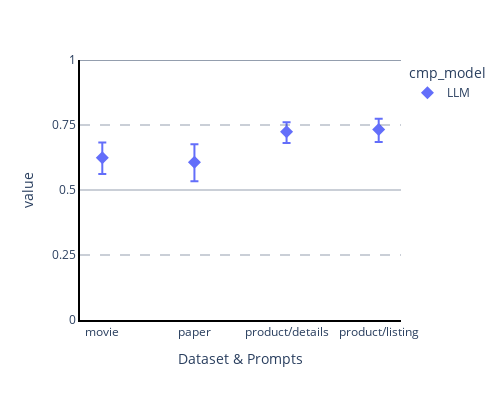

The notebook cell saved with this chart:
### Code cell
df = df2.copy()
df["cmp_model"] = df.cmp_model.apply(lambda x: "Humans" if x == "Humans" else "LLM")
def f1(x):
    return (x["value"] * x["size"]).sum() / x["size"].sum()
g = df.groupby(["cmp_model", "title"])
df = pd.DataFrame({"value": g.apply(f1, include_groups=False), "size": g["size"].sum()}).reset_index()
df[["ci0", "ci1"]] = df2.apply(lambda x: compute_ci(x["value"], x["size"]), axis=1, result_type='expand')
df["offset"] = df.cmp_model.apply(lambda x: -0.1 if x == "Humans" else 0)
df.sort_values("cmp_model")
etype_order = {etype: i for i, etype in sorted(enumerate(df["title"].unique()))}
df["title_numeric"] = df["title"].map(etype_order)
df["xindex"] = df["title_numeric"] + df["offset"]
syms = ["circle", "square", "diamond", "x", "triangle-left", "triangle-up", "triangle-down", "star", "pentagon"]
symbol_map = { name: s for name, s in zip(OFFSET_NAMES, syms) }
fig = px.scatter(df, y="value", x="xindex", error_y="ci1", error_y_minus="ci0", symbol="cmp_model", color="cmp_model", width=500, height=400, labels={"xindex": "Dataset & Prompts", "gen_name": "Generator"}, symbol_map=symbol_map)
data = list(fig.data)
data.sort(key=lambda x: x.name)
fig.data = tuple(data)
fig.data
fig.update_traces(marker=dict(size=10))
fig.update_yaxes(range=[0, 1], dtick = 0.25)
fig.update_layout(
    plot_bgcolor="rgba(0, 0, 0, 0)",
)

fig.update_xaxes(
    tickvals=list(etype_order.values()),
    ticktext=list(etype_order.keys()))
fig.add_hline(0.5, line_width=0.5)
fig.add_hline(1, line_width=1)
fig.add_hline(0.25, line_width=0.5, line_dash="10px 10px")
fig.add_hline(0.75, line_width=0.5, line_dash="10px 10px")

fig.update_xaxes(showline=True, linewidth=2, linecolor='black', mirror=False)
fig.update_yaxes(showline=True, linewidth=2, linecolor='black', mirror=False)
fig.for_each_annotation(lambda a: a.update(text=a.text.replace("=", " ")))
#fig.update_layout(legend={"xanchor": "center", "x": 0.5, "y": 1.0})

### Figure 1 — Plotly figure (JSON) as saved in the notebook; plotly's stock layout.template omitted (floating-point values rounded to 4 significant figures)
{"data": [{"error_y": {"array": [0.05894, 0.0696, 0.03661, 0.04149], "arrayminus": [0.0628, 0.0727, 0.04357, 0.04784]}, "hovertemplate": "cmp_model=LLM<br>Dataset & Prompts=%{x}<br>value=%{y}<extra></extra>", "legendgroup": "LLM", "marker": {"color": "#636efa", "size": 10, "symbol": "diamond"}, "mode": "markers", "name": "LLM", "orientation": "v", "showlegend": true, "type": "scatter", "x": [0, 1, 2, 3], "xaxis": "x", "y": [0.6242, 0.6066, 0.7242, 0.7326], "yaxis": "y"}], "layout": {"height": 400, "legend": {"title": {"text": "cmp_model"}, "tracegroupgap": 0}, "margin": {"t": 60}, "plot_bgcolor": "rgba(0, 0, 0, 0)", "shapes": [{"line": {"width": 0.5}, "type": "line", "x0": 0, "x1": 1, "xref": "x domain", "y0": 0.5, "y1": 0.5, "yref": "y"}, {"line": {"width": 1}, "type": "line", "x0": 0, "x1": 1, "xref": "x domain", "y0": 1, "y1": 1, "yref": "y"}, {"line": {"dash": "10px 10px", "width": 0.5}, "type": "line", "x0": 0, "x1": 1, "xref": "x domain", "y0": 0.25, "y1": 0.25, "yref": "y"}, {"line": {"dash": "10px 10px", "width": 0.5}, "type": "line", "x0": 0, "x1": 1, "xref": "x domain", "y0": 0.75, "y1": 0.75, "yref": "y"}], "width": 500, "xaxis": {"anchor": "y", "domain": [0, 1], "linecolor": "black", "linewidth": 2, "mirror": false, "showline": true, "ticktext": ["movie", "paper", "product/details", "product/listing"], "tickvals": [0, 1, 2, 3], "title": {"text": "Dataset & Prompts"}}, "yaxis": {"anchor": "x", "domain": [0, 1], "dtick": 0.25, "linecolor": "black", "linewidth": 2, "mirror": false, "range": [0, 1], "showline": true, "title": {"text": "value"}}}}
